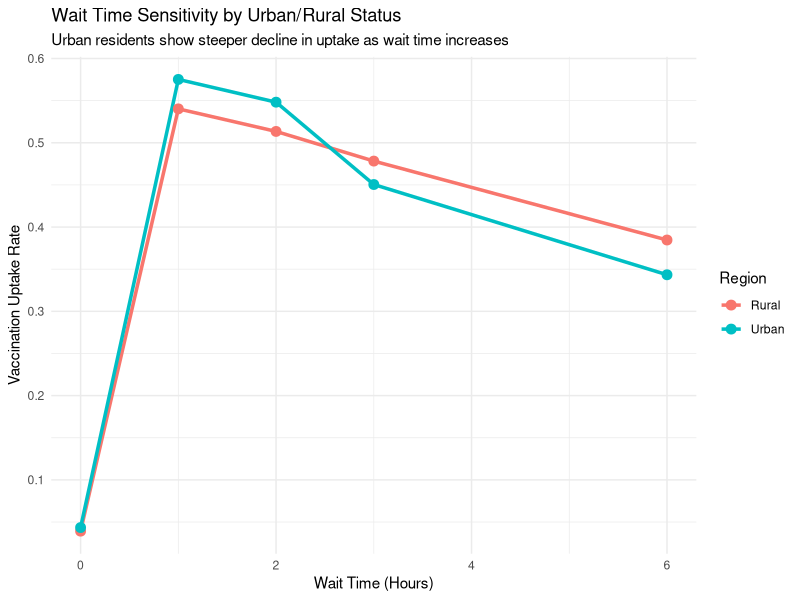
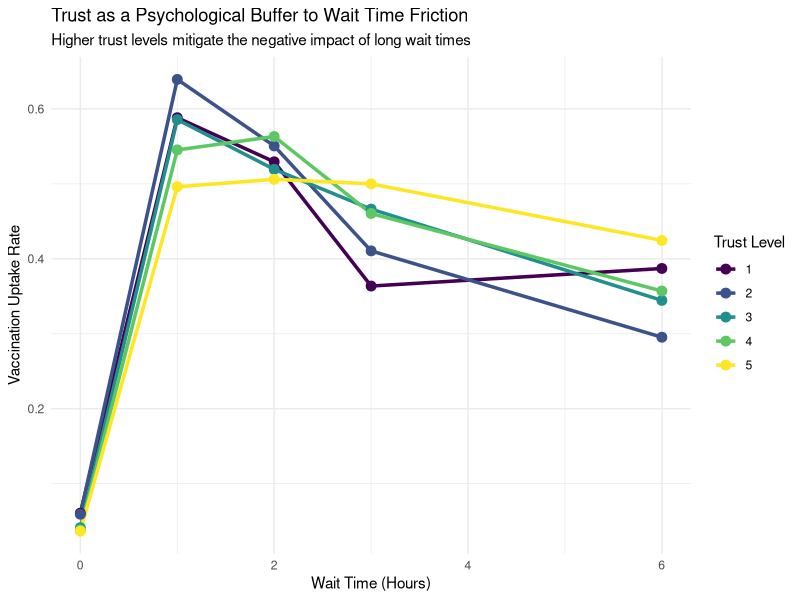

The R script that drew these images, in order:
# jmp_visualize_effects.R
# This script generates the core visualizations for the Job Market Paper:
# "How Waiting Time Shapes Preventive Health Behavior"

library(ggplot2)
library(dplyr)

# Load synthetic data
df <- read.csv("data_simulation/synthetic_dce_data.csv")

# 1. Visualization of Urban vs Rural Wait Time Sensitivity
# Aggregate choice by WaitTime and UrbanRural
urban_rural_agg <- df %>%
  group_by(WaitTime, UrbanRural) %>%
  summarize(Uptake = mean(Choice), .groups = "drop")

p1 <- ggplot(urban_rural_agg, aes(x = WaitTime, y = Uptake, color = factor(UrbanRural))) +
  geom_line(linewidth = 1.2) +
  geom_point(size = 3) +
  scale_color_discrete(name = "Region", labels = c("Rural", "Urban")) +
  labs(title = "Wait Time Sensitivity by Urban/Rural Status",
       subtitle = "Urban residents show steeper decline in uptake as wait time increases",
       x = "Wait Time (Hours)", y = "Vaccination Uptake Rate") +
  theme_minimal()

ggsave("plots/urban_rural_sensitivity.png", p1, width = 8, height = 6)

# 2. Visualization of Trust as a Buffer
# Aggregate choice by WaitTime and Trust
trust_agg <- df %>%
  group_by(WaitTime, Trust) %>%
  summarize(Uptake = mean(Choice), .groups = "drop")

p2 <- ggplot(trust_agg, aes(x = WaitTime, y = Uptake, color = factor(Trust))) +
  geom_line(linewidth = 1.2) +
  geom_point(size = 3) +
  scale_color_viridis_d(name = "Trust Level") +
  labs(title = "Trust as a Psychological Buffer to Wait Time Friction",
       subtitle = "Higher trust levels mitigate the negative impact of long wait times",
       x = "Wait Time (Hours)", y = "Vaccination Uptake Rate") +
  theme_minimal()

ggsave("plots/trust_buffer_effect.png", p2, width = 8, height = 6)

cat("Visualizations generated successfully in plots/ folder.\n")
